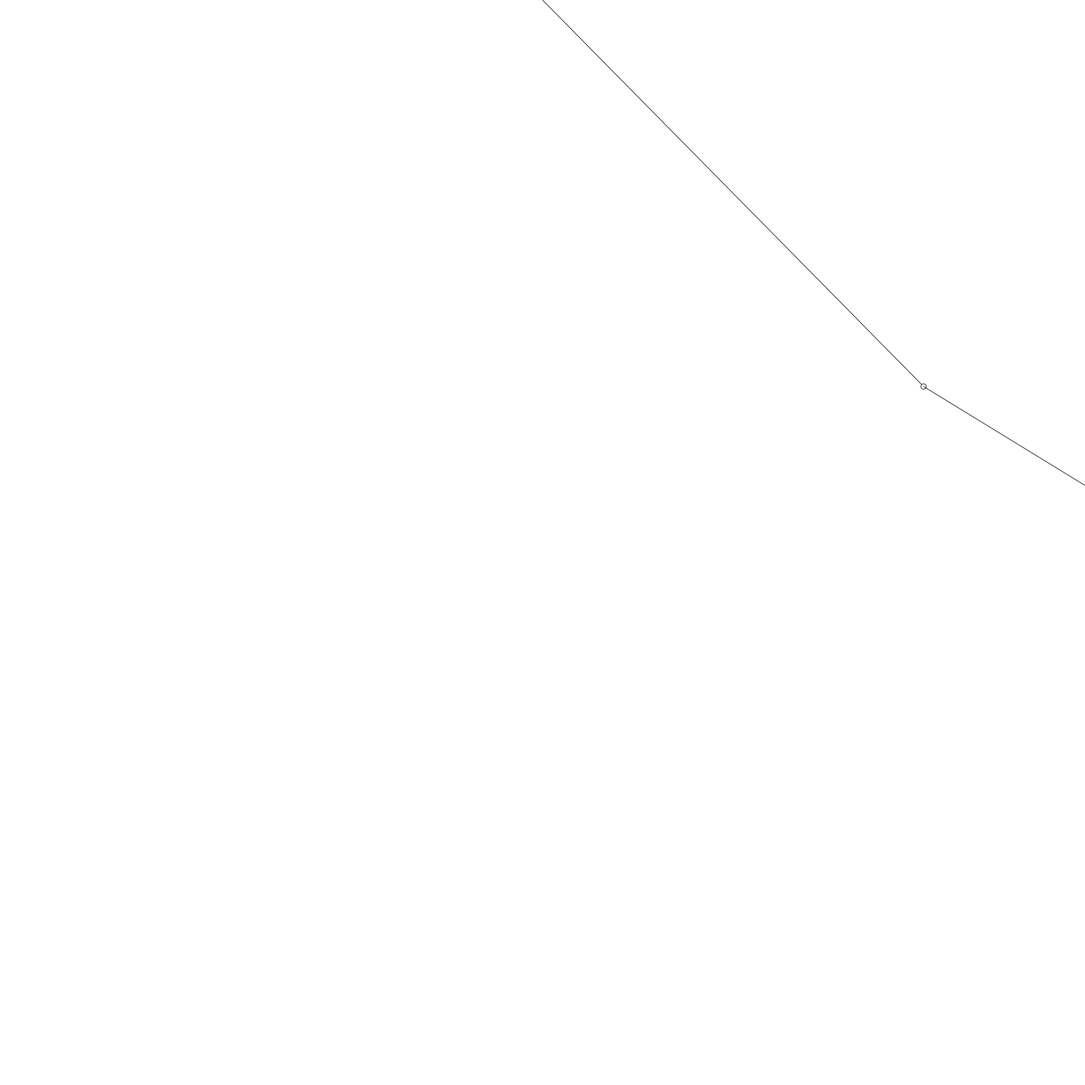
Frame 1 (no input)
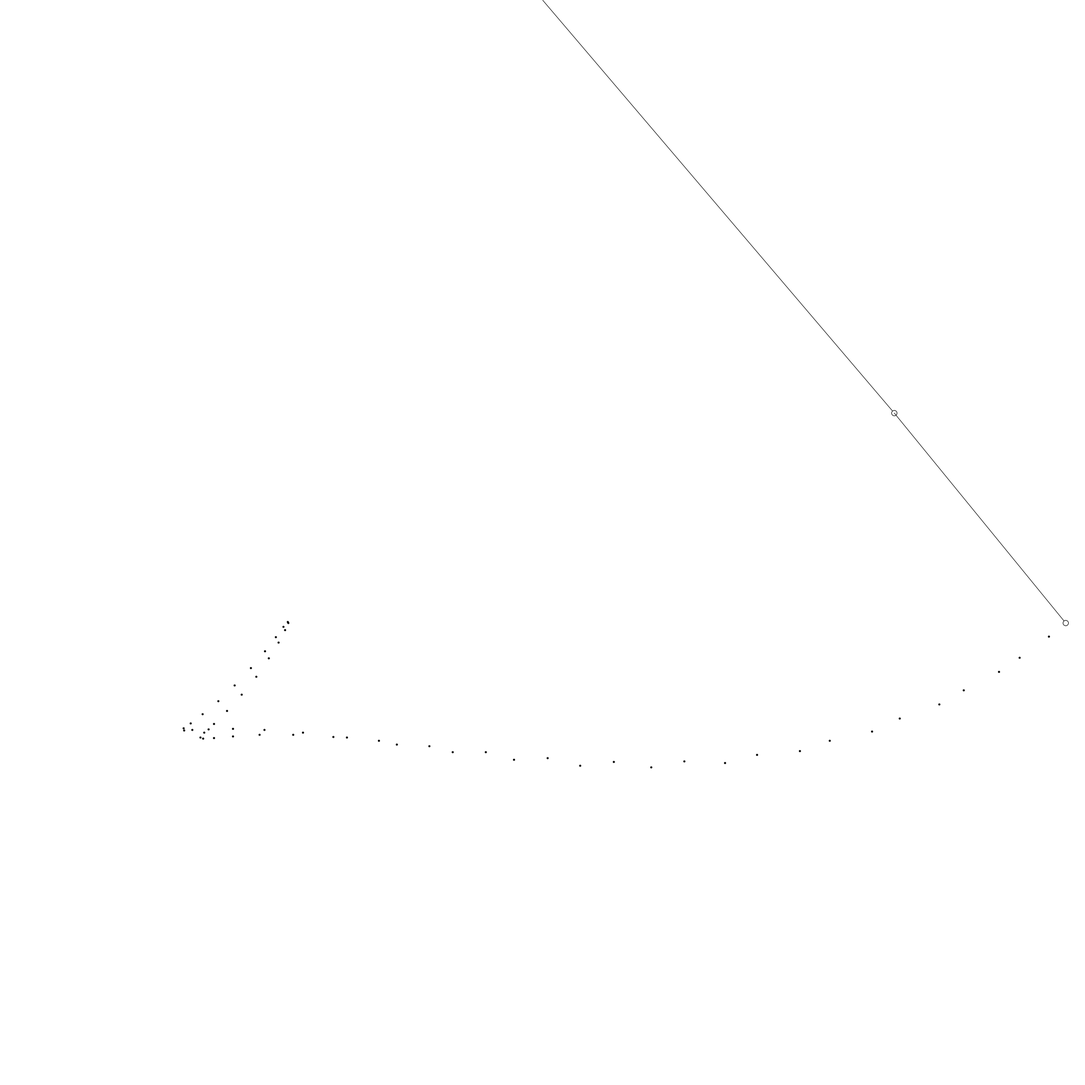
Frame 60 (the mouse pressed at the canvas centre just before this capture)
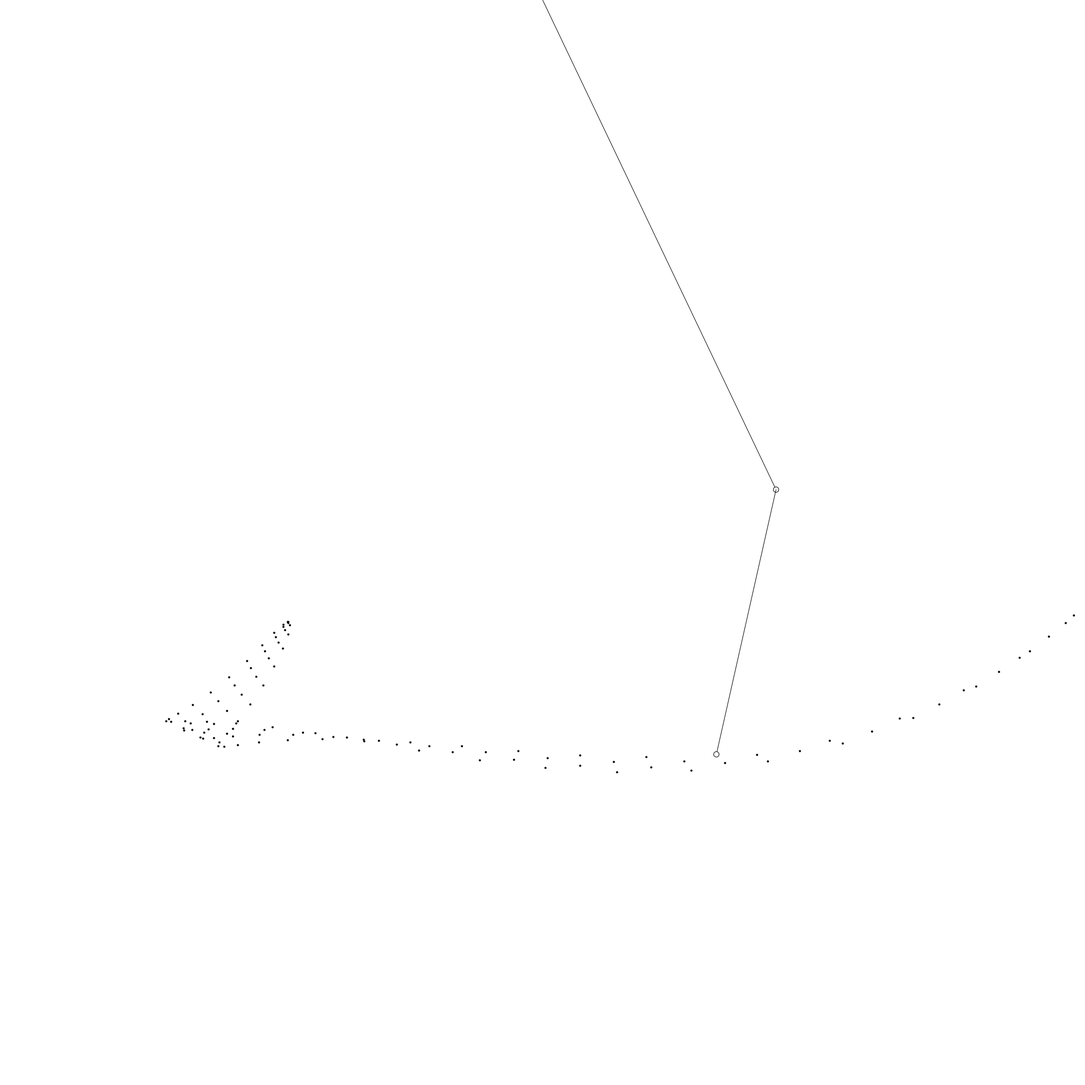
Frame 120 (the mouse held since frame 60 and released just before this capture)

The Processing sketch that drew these frames (run headless with seeded random() and noise(); from frame 60 on, the mouse is pressed at the canvas centre):

// Processing sketch: pendulum
// ── pendulum.pde
//PVector bob;
float len;
float theta;
Bob bob1, bob2;
ArrayList<PVector> locs;
PGraphics canvas;

void setup() {
  size(2000, 2000);
  PVector origin = new PVector(width/2, 0);
  len = height/2;
  //bob = new PVector(0, 0);
  bob1 = new Bob(origin, len, PI/4);
  bob2 = new Bob(bob1.loc, len/2, PI/3);
  locs = new ArrayList<PVector>();
  canvas =  createGraphics(width, height);
  canvas.beginDraw();
  canvas.background(255);
  canvas.endDraw();
}

void draw() {
  //background(255);
  image(canvas, 0, 0);
  bob1.update(-0.01, 0);
  bob2.origin = bob1.loc;
  bob2.update(-0.04, -bob1.vel);
  
  //locs.add(bob2.loc); //<>//
  
  canvas.beginDraw();
  canvas.stroke(0);
  canvas.strokeWeight(4);
  canvas.point(bob2.loc.x, bob2.loc.y);
  canvas.endDraw();
    
  //for (int i = 1; i < locs.size(); i++) {
  //  stroke(0);
  //  line(locs.get(i-1).x, locs.get(i-1).y, locs.get(i).x, locs.get(i).y);
  //}
    
  //theta = map(mouseX, 0, width, -PI, PI);
  //bob.x = origin.x + sin(theta)*len;
  //bob.y = origin.y + cos(theta)*len;
  //line(origin.x, origin.y, bob.x, bob.y);
  //circle(bob.x, bob.y, 10);
}

void adder(PVector v) {
  locs.add(v); //<>//
}

// ── Bob.pde
class Bob {
  PVector loc, origin;
  float len, theta, vel, acc;
  
  Bob(PVector origin, float len, float theta) {
    this.origin = origin;
    this.loc = new PVector();
    this.vel = 0;
    this.acc = 0;
    this.len = len;
    this.theta = theta;
    
    loc.x = origin.x + sin(theta)*len;
    loc.y = origin.y + cos(theta)*len;
  }
  
  void update(float gravity, float extraForce) {
    vel += gravity*sin(theta);
    theta += vel + extraForce;
    //loc = loc.add(vel);
    loc.x = origin.x + sin(theta)*len;
    loc.y = origin.y + cos(theta)*len;
    line(origin.x, origin.y, loc.x, loc.y);
    circle(loc.x, loc.y, 10);
  }
}

// ── Particle.pde
class Particle {
  PVector v;
  
  Particle(PVector v) {
    this.v = v;
  }
  
  void display() {
    stroke(0);
    circle(v.x, v.y, 10);
  }
}
